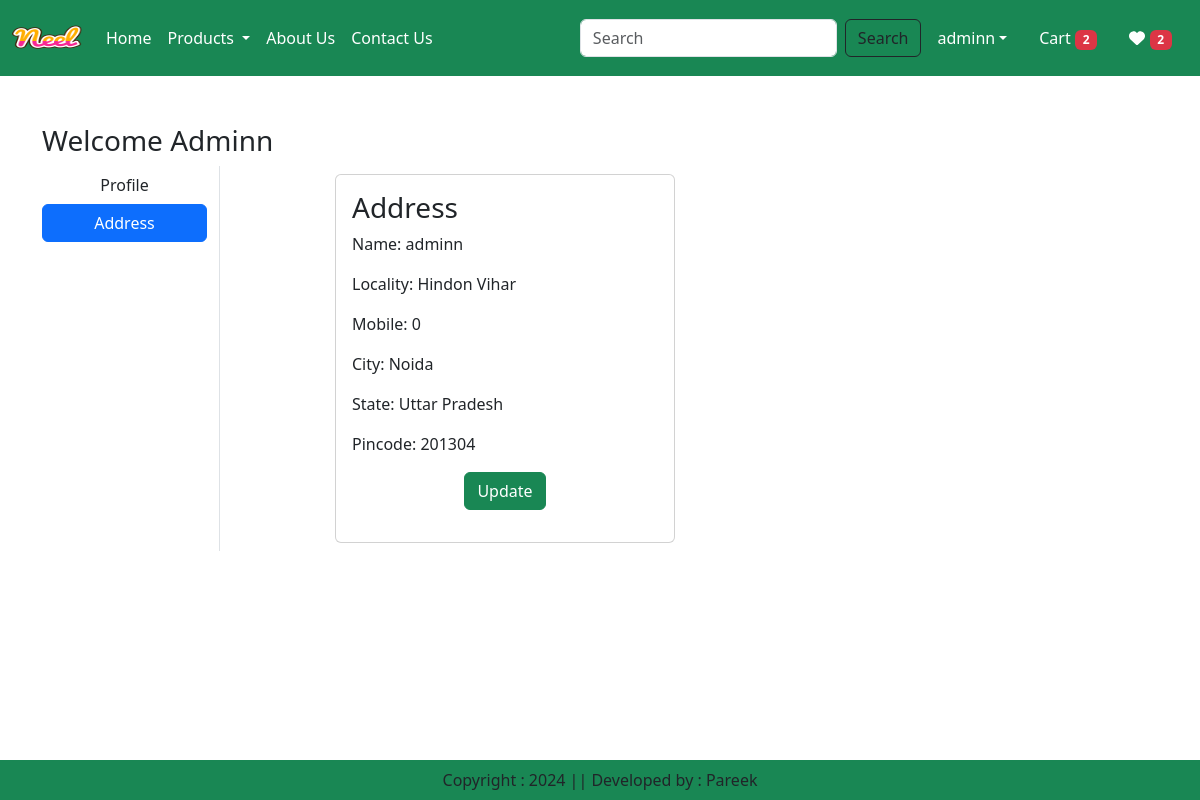
The page /adddress/ (signed in) on the database its author committed.
### app/models.py (models this page shows, shortened)
class Customer(models.Model):
    user = models.ForeignKey(User, on_delete=models.CASCADE)
    name = models.CharField(max_length=200)
    locality = models.CharField(max_length=200)
    city = models.CharField(max_length=50)
    mobile = models.IntegerField(default=0)
    zipcode = models.IntegerField()
    state = models.CharField(choices=STATE_CHOICES,max_length=100)

### app/views.py (the view)
# urls.py: path('adddress/',views.address, name='address'),
@login_required
def address(request):
    add = Customer.objects.filter(user=request.user)
    totalitem = 0
    wishitem = 0
    if request.user.is_authenticated:
        totalitem = len(Cart.objects.filter(user=request.user))
        wishitem = len(Wishlist.objects.filter(user=request.user))
    return render(request, 'app/address.html',locals())

### app/templates/app/address.html (shortened to what this page needs)
{% extends 'app/base.html' %}
{% load static %}
{% block main-content %}
<div class="container my-5">
    <div class="row">
       <h3>Welcome <span class="text-capitalize">{{request.user}}</span></h3>
       <div class="col-sm-2 border-end">
           <ul class="list-unstyled">
           <li class="d-grid"><a href="{% url 'profile' %}" class="btn ">Profile</a></li>
           <li class="d-grid"><a href="{% url 'address' %}" class="btn btn-primary">Address</a></li>
           </ul>
       </div>
       <div class="col-sm-8 offset-sm-1">
            <div class="row">
                 {% for ad in add %}
                 <div class="col-sm-6">
                      <div class="card m-2">
                       <div class="card-body">
                        <h3>Address {{forloop.couter}}</h3>
                        <p>Name: {{ad.name}}</p>
                        <p>Locality: {{ad.locality}}</p>
                        <p>Mobile: {{ad.mobile}}</p>
                        <p>City: {{ad.city}}</p>
                        <p>State: {{ad.state}}</p>
                        <p>Pincode: {{ad.zipcode}}</p>
                        <p class="text-center"><a href="{% url 'updateAddress' pk=ad.id %}"type="button" class="btn btn-success">Update</a></p>
                       </div>
                      </div>
                    </div>
                 {% endfor %}
            </div>
       </div>
    </div>
</div>
{% endblock main-content %}

### app/templates/app/base.html (shortened to what this page needs)
<!DOCTYPE html>
{% load static %}
<html lang="en">
<head>
    <link href="https://cdn.jsdelivr.net/npm/bootstrap@5.3.3/dist/css/bootstrap.min.css" rel="stylesheet"
>
    <link rel="stylesheet" href="{% static 'app/css/owl.carousel.min.css' %}" />
    <link rel="stylesheet" href="{% static 'app/css/all.min.css' %}" />
    <link rel="stylesheet" href="{% static 'app/css/style.css' %}" />
</head>
<body>
    <nav class="navbar navbar-expand-lg navbar-dark bg-success">
        <div class="container-fluid">
          <a class="navbar-brand" href="#">
            <img src="{% static "app/images/neel.png" %}" width="70" height="50" />
          </a>
          <div class="collapse navbar-collapse" id="navbarSupportedContent">
            <ul class="navbar-nav me-auto mb-2 mb-lg-0">
              {% if request.user.is_authenticated %}
              <li class="nav-item">
                <a class="nav-link active" aria-current="page" href="/">Home</a>
              </li>
              <li class="nav-item dropdown">
                <a class="nav-link dropdown-toggle text-white" href="#" role="button" data-bs-toggle="dropdown" aria-expanded="false">
                  Products
                </a>
              </li>
              <li class="nav-item">
                <a class="nav-link text-white" href="{% url 'about' %}">About Us</a>
              </li>
              <li class="nav-item">
                <a class="nav-link text-white" href="{% url 'contact' %}">Contact Us</a>
              </li>
            </ul>
            <form class="d-flex" role="search" action="/search">
              <input class="form-control me-2" type="search" placeholder="Search" name="search" aria-label="Search">
              <button class="btn btn-outline-dark" type="submit">Search</button>
            </form>
          </div>
             <ul class="navbar-nav me-auto mb-2 mb-lg-0">
                 <li class="nav-item dropdown mx-2">
                          <a class="nav-link dropdown-toggle text-white" href="#"
                          id="profileDropdown" role="button" data-bs-toggle="dropdown"
                          aria-expanded="false">{{user}}</a>
                        </li>
                      <li class="nav-item mx-2">
                        <a href="{% url 'showcart' %}" class="nav-link text-white"> Cart <span class="badge bg-danger">{% if totalitem > 0 %} {{totalitem}} {% endif %}</span></a>
                      </li>
                     <li class="nav-item mx-2">
                      <a href="{% url 'showwishlist' %}" class="nav-link text-white"> <i class="fa fa-heart"></i> <span class="badge bg-danger">{% if wishitem > 0 %} {{wishitem}} {% endif %}</span></a>
                    </li>
               {% endif %}
           </ul>
         </div>
       </nav>
     {% block main-content %}{% endblock main-content %}
     <footer class="container-fluid fixed-bottom bg-success text-center p-2 mt-5">
        Copyright : 2024 || Developed by : Pareek
     </footer>
</body>
</html>

### rows shown on the page
Customer: name "adminn", locality "Hindon Vihar", mobile "0", city "Noida", state "Uttar Pradesh", zipcode "201304"

### other values the page prints
{{ user }} "adminn"
{{ totalitem }} "2"
{{ wishitem }} "2"
{{ request.user }} "Adminn"
